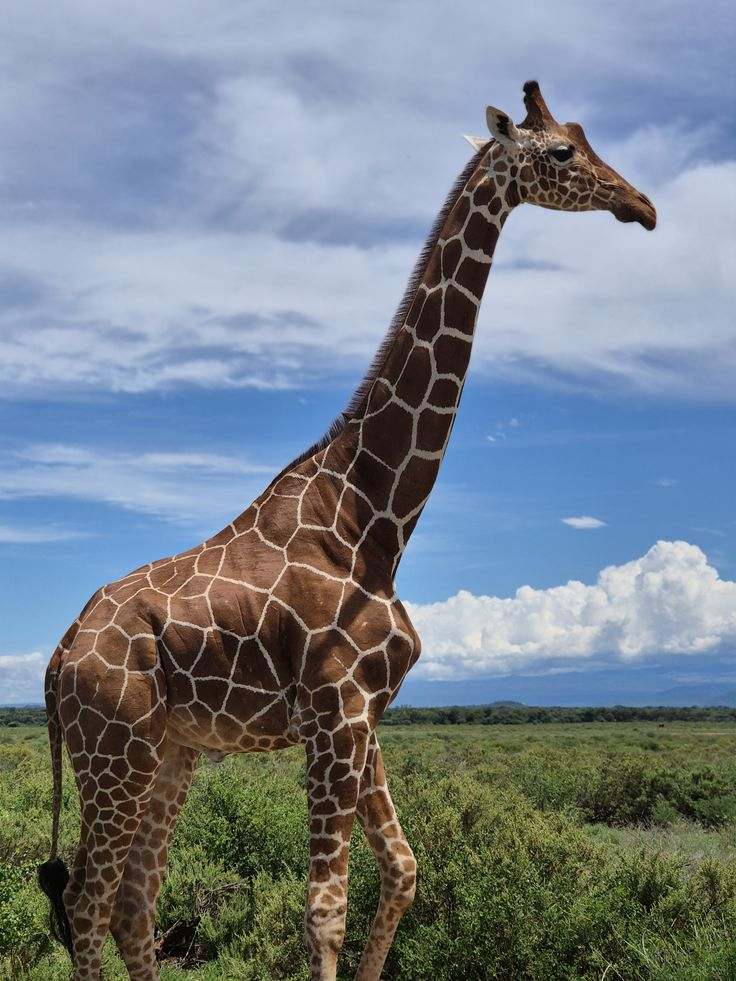
#> input picture opencv/Image  Resizing scaleing interpolation/giraaffe.jpg, 736 x 981 px
$ jupyter execute resizing_scaling_interpolation.ipynb
#> lines starting #> are read from the running program, lines starting #| are printed output that depends on the picture
[cell 1]
import cv2
import matplotlib.pyplot as plt

[cell 2]
image = cv2.imread("./giraaffe.jpg")
#> image is the input picture: shape (981, 736, 3); mean B, G, R 139, 129, 118.6

[cell 3]
plt.imshow(image)

[cell 4]
image_rgb = cv2.cvtColor(image,cv2.COLOR_BGR2RGB)

[cell 5]
plt.imshow(image_rgb)

## image resizing

[cell 6]
print(image_rgb.shape)
#| (981, 736, 3)

[cell 7]
new_height , new_width = 400,400

resized_image = cv2.resize(image_rgb,(new_width,new_height))
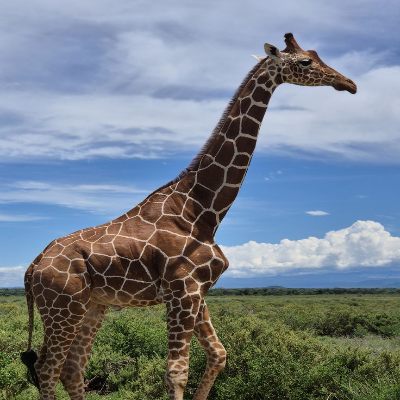
#> resized_image: shape (400, 400, 3); mean R, G, B 118.5, 128.9, 138.9

[cell 8]
plt.imshow(resized_image)

[cell 9]
scale_percentage = 50

s_height = int(image_rgb.shape[1]*scale_percentage /100)
#> s_height = 368
s_width = int(image_rgb.shape[0]*scale_percentage/100)
#> s_width = 490

scaled_image = cv2.resize(image_rgb,(s_width,s_height),interpolation=cv2.INTER_AREA)
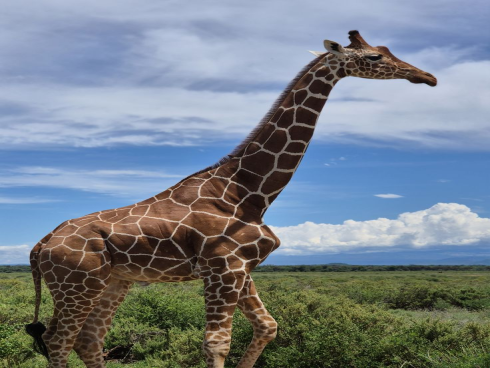
#> scaled_image: shape (368, 490, 3); mean R, G, B 118.6, 129, 139

print(scaled_image.shape)
#| (368, 490, 3)

plt.imshow(scaled_image)
plt.title("Scaled Image")

## interpolation

[cell 10]
resize_width = 600
resize_height = 600

## interpolation methods

methods ={
    'Nearest' : cv2.INTER_NEAREST,
    'Linear' : cv2.INTER_LINEAR,
    'cubic'  : cv2.INTER_CUBIC,
    'Area' : cv2.INTER_AREA,
    'lancos4': cv2.INTER_LANCZOS4
 }

resized_images = {}
for name,method in methods.items():
    resized_images[name] = cv2.resize(image_rgb,(resize_width,resize_height),interpolation=method)
    cv2.imwrite(f"./{name}.jpg",resized_images[name])
#> this loop made 5 passes
#> pass 1, `cv2.imwrite(f"./{name}.jpg",resized_images[name])`:
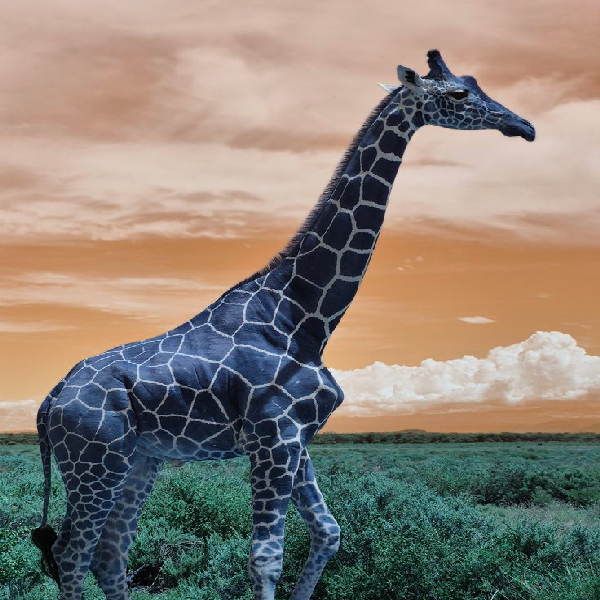
#> saved as Nearest.jpg: shape (600, 600, 3); mean B, G, R 118.7, 129.1, 139.1
#> pass 2, `cv2.imwrite(f"./{name}.jpg",resized_images[name])`:
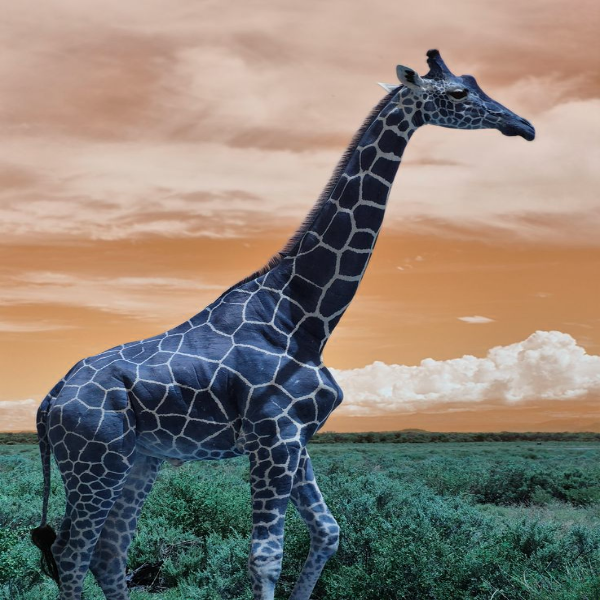
#> saved as Linear.jpg: shape (600, 600, 3); mean B, G, R 118.5, 128.9, 138.9
#> after the loop, resized_images = 5 items

plt.figure(figsize=(12,8))
## original image
plt.subplot(2,3,1)
plt.imshow(image_rgb)
plt.title("original")
plt.axis('off')

for i ,(name,resized_image) in enumerate(resized_images.items(),start=2):
    plt.subplot(2,3,i)
    plt.imshow(resized_image)
    plt.title(name)
    plt.axis('off')
#> this loop made 5 passes
#> name on passes 1 to 5: 'Nearest', 'Linear', 'cubic', 'Area', 'lancos4'

plt.tight_layout()
plt.show()
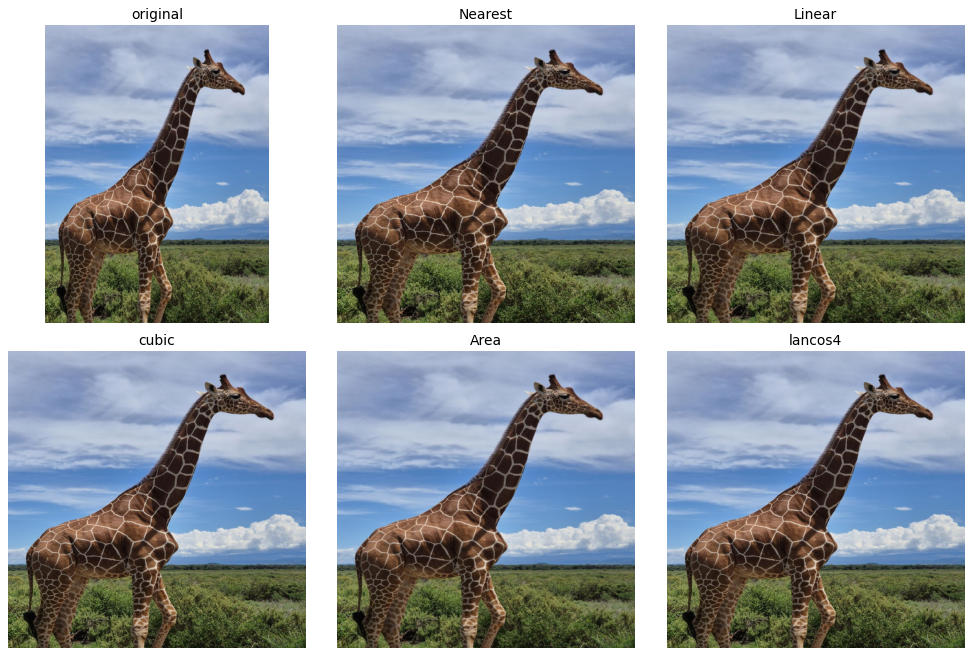
#> figure drawn by matplotlib, 6 panels

[cell 11]
resize_width = 100
resize_height = 100

image_rgb_resize = cv2.resize(image_rgb,(100,100))
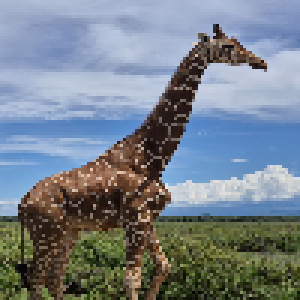
#> image_rgb_resize: shape (100, 100, 3) (shown 3 times larger); mean R, G, B 118.6, 128.9, 138.9
## interpolation methods

methods ={
    'Nearest' : cv2.INTER_NEAREST,
    'Linear' : cv2.INTER_LINEAR,
    'cubic'  : cv2.INTER_CUBIC,
    'Area' : cv2.INTER_AREA,
    'lancos4': cv2.INTER_LANCZOS4
 }
#> methods = {'Nearest': 0, 'Linear': 1, 'cubic': 2, 'Area': 3, 'lancos4': 4}

resized_images = {}
for name,method in methods.items():
    resized_images[name] = cv2.resize(image_rgb_resize,(resize_width,resize_height),interpolation=method)
    cv2.imwrite(f"./{name}.jpg",resized_images[name])

plt.figure(figsize=(12,8))
## original image
plt.subplot(2,3,1)
plt.imshow(image_rgb_resize)
plt.title("original")
plt.axis('off')

for i ,(name,resized_image) in enumerate(resized_images.items(),start=2):
    plt.subplot(2,3,i)
    plt.imshow(resized_image)
    plt.title(name)
    plt.axis('off')

plt.tight_layout()
plt.show()

[cell 12]
# Define a dictionary
my_dict = {
    'name': 'Dhruv',
    'age': 21,
    'branch': 'Data Analytics',
    'goal': 'GATE 2026'
}

# Print keys and values
list={}
print("Dictionary contents:\n")
for question , answer in my_dict.items():
    # print(f"Key: {key} --> Value: {value}")
    list[name] = print(list)
